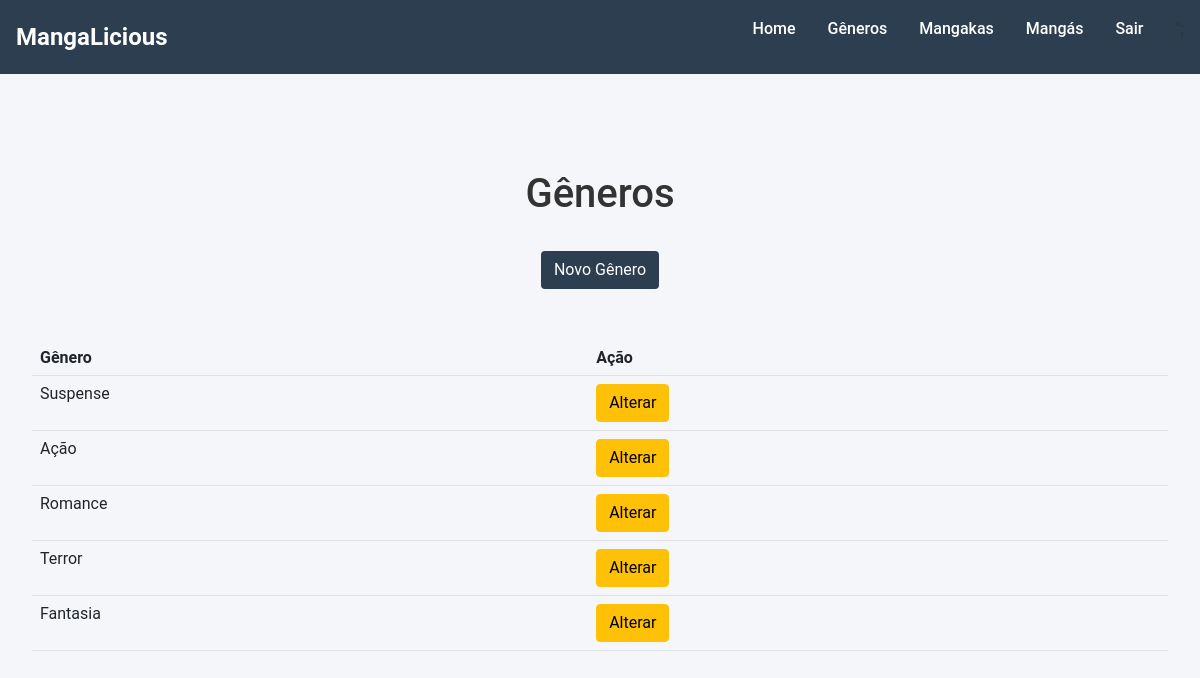
/views/listar_generos.php (signed in), run on the app's committed database.
### tables this page shows
CREATE TABLE `genero` (
  `idgenero` int(10) UNSIGNED NOT NULL,
  `descritivo` varchar(80) DEFAULT NULL
);

### models/Conexao.class.php (called while the page is built)
<?php
	abstract class Conexao
	{
		public function __construct(protected $db = null)
		{
			$parametros = "mysql:host=localhost;dbname=mangalicious;";
			try
			{
				$this->db = new PDO($parametros, "root", "");
			}
			catch(PDOException $e)
			{
				echo $e->getMessage();
				echo $e->getCode();
				die();
			}
		}
	}
?>

### models/GeneroDAO.class.php (called while the page is built, shortened)
<?php
	class GeneroDAO extends Conexao
	{
		public function buscar_todos()
		{
			$sql = "SELECT * FROM genero";
			try
			{
				$stm = $this->db->prepare($sql);
				$stm->execute();
				$this->db = null;
				return $stm->fetchAll(PDO::FETCH_OBJ);
			}
			catch(PDOException $e)
			{
				echo $e->getMessage();
				echo $e->getCode();
				die();
			}
		}
	}
?>

### views/listar_generos.php (the view, shortened to what this page needs)
<main>
		<div class="favorites-grid">
	<br><h1>Gêneros</h1><br>
	<a href="form_genero.php" class="btn botao">Novo Gênero</a><br><br>
	<table class="table table-streped">
		<tr>
			<th>Gênero</th>
			<th>Ação</th>
		</tr>
		<?php
			require_once "../models/Conexao.class.php";
			require_once "../models/GeneroDAO.class.php";
			$generoDAO = new GeneroDAO();
			$retorno = $generoDAO->buscar_todos();
			foreach($retorno as $dado)
			{
				echo "<tr>
					  <td>{$dado->descritivo}</td>
					  <td>
						<a href='edit_genero.php?id={$dado->idgenero}' class='btn btn-warning'>Alterar</a></td></tr>";
			}
		?>
	</table>
</div>
</body>
</html>

### data on the page
genero: descritivo "Suspense"
genero: descritivo "Ação"
genero: descritivo "Romance"
genero: descritivo "Terror"
genero: descritivo "Fantasia"
